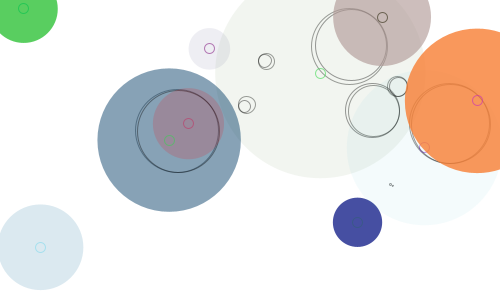
Frame 1 (no input)
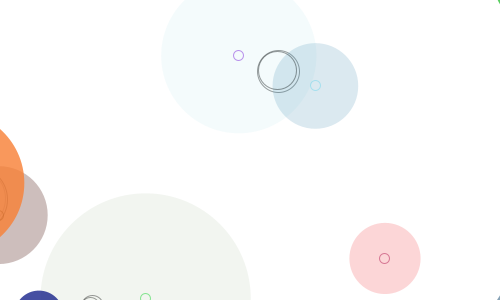
Frame 60 (the mouse pressed at the canvas centre just before this capture)
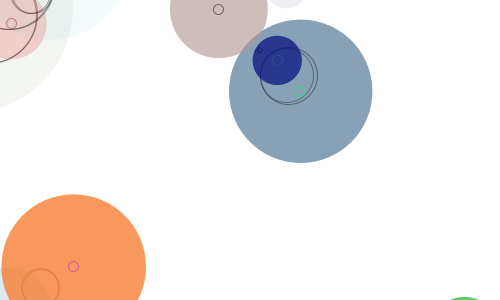
Frame 120 (the mouse held since frame 60 and released just before this capture)

The Processing sketch that drew these frames (run headless with seeded random() and noise(); from frame 60 on, the mouse is pressed at the canvas centre):

// Processing sketch: sec6_3
// ── sec6_3.pde
// to cause emergence
int _num = 10;
Circle[] _circleArr = {};
void setup() {
  size(500, 300);
  background(255);
  smooth();
  strokeWeight(1);
  fill(150, 50);
  drawCircles();
}

void draw() {
  background(255);
  for (int i=0; i<_circleArr.length; i++) {
    Circle thisCir = _circleArr[i];
    thisCir.updateMe();
  }
}

void mouseReleased() {
  drawCircles();
}

void drawCircles() {
  for (int i=0; i<_num; i++) {
    Circle thisCir = new Circle();
    thisCir.drawMe();
    _circleArr = (Circle[])append(_circleArr, thisCir);
  }
}

class Circle {
  float x,y;
  float radius;
  color linecol, fillcol;
  float alph;
  float xmove, ymove;
  
  Circle() {
    x = random(width);
    y = random(height);
    radius = random(100) + 10;
    linecol = color(random(255), random(255), random(255));
    fillcol = color(random(255), random(255),random(255));
    alph = random(255);
    xmove = random(10) - 5;
    ymove = random(10) - 5;
  }
  
  void drawMe() {
    noStroke();
    fill(fillcol, alph);
    ellipse(x, y, radius * 2, radius * 2);
    stroke(linecol, 150);
    noFill();
    ellipse(x, y, 10, 10);
  }
  
  void updateMe() {
    x += xmove;
    y += ymove;
    if (x > width + radius) {x =0 - radius; }
    if (x < 0 - radius) { x = width + radius; }
    if (y > height + radius) { y = 0 - radius; }
    if (y < 0 - radius) { y = height + radius; }
    
    for (int i=0; i<_circleArr.length; i++) {
      Circle otherCir = _circleArr[i];
      if (otherCir != this) {
        float dis = dist(x, y, otherCir.x, otherCir.y);
        float overlap = dis - radius - otherCir.radius;
        if (overlap < 0) {
          float midx, midy;
          midx = (x + otherCir.x) / 2;
          midy = (y + otherCir.y) / 2;
          stroke(0, 100);
          noFill();
          overlap*= -1;
          ellipse(midx, midy, overlap, overlap);
        }
      }
    }
    drawMe();
  }
}

// to make more emergence
// 1. make trace
// 2.alpha value, line width
// 3. complex path
// 4. make more intersting shape
